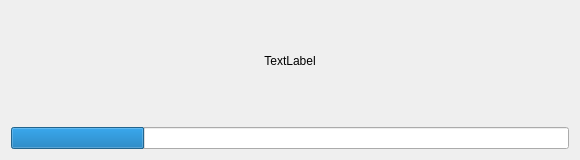
<?xml version="1.0" encoding="UTF-8"?>
<ui version="4.0">
 <class>BusyDialog</class>
 <widget class="QDialog" name="BusyDialog">
  <property name="geometry">
   <rect>
    <x>0</x>
    <y>0</y>
    <width>580</width>
    <height>160</height>
   </rect>
  </property>
  <property name="minimumSize">
   <size>
    <width>580</width>
    <height>160</height>
   </size>
  </property>
  <property name="maximumSize">
   <size>
    <width>580</width>
    <height>160</height>
   </size>
  </property>
  <property name="windowTitle">
   <string>Please wait...</string>
  </property>
  <layout class="QVBoxLayout" name="verticalLayout">
   <item>
    <layout class="QHBoxLayout" name="horizontalLayout">
     <item>
      <widget class="QLabel" name="messageLabel">
       <property name="minimumSize">
        <size>
         <width>0</width>
         <height>100</height>
        </size>
       </property>
       <property name="text">
        <string>TextLabel</string>
       </property>
       <property name="alignment">
        <set>Qt::AlignCenter</set>
       </property>
      </widget>
     </item>
    </layout>
   </item>
   <item>
    <spacer name="verticalSpacer">
     <property name="orientation">
      <enum>Qt::Vertical</enum>
     </property>
     <property name="sizeHint" stdset="0">
      <size>
       <width>20</width>
       <height>40</height>
      </size>
     </property>
    </spacer>
   </item>
   <item>
    <layout class="QHBoxLayout" name="horizontalLayout_2">
     <item>
      <widget class="QProgressBar" name="progressBar">
       <property name="value">
        <number>24</number>
       </property>
       <property name="textVisible">
        <bool>false</bool>
       </property>
      </widget>
     </item>
    </layout>
   </item>
  </layout>
 </widget>
 <resources/>
 <connections/>
</ui>
